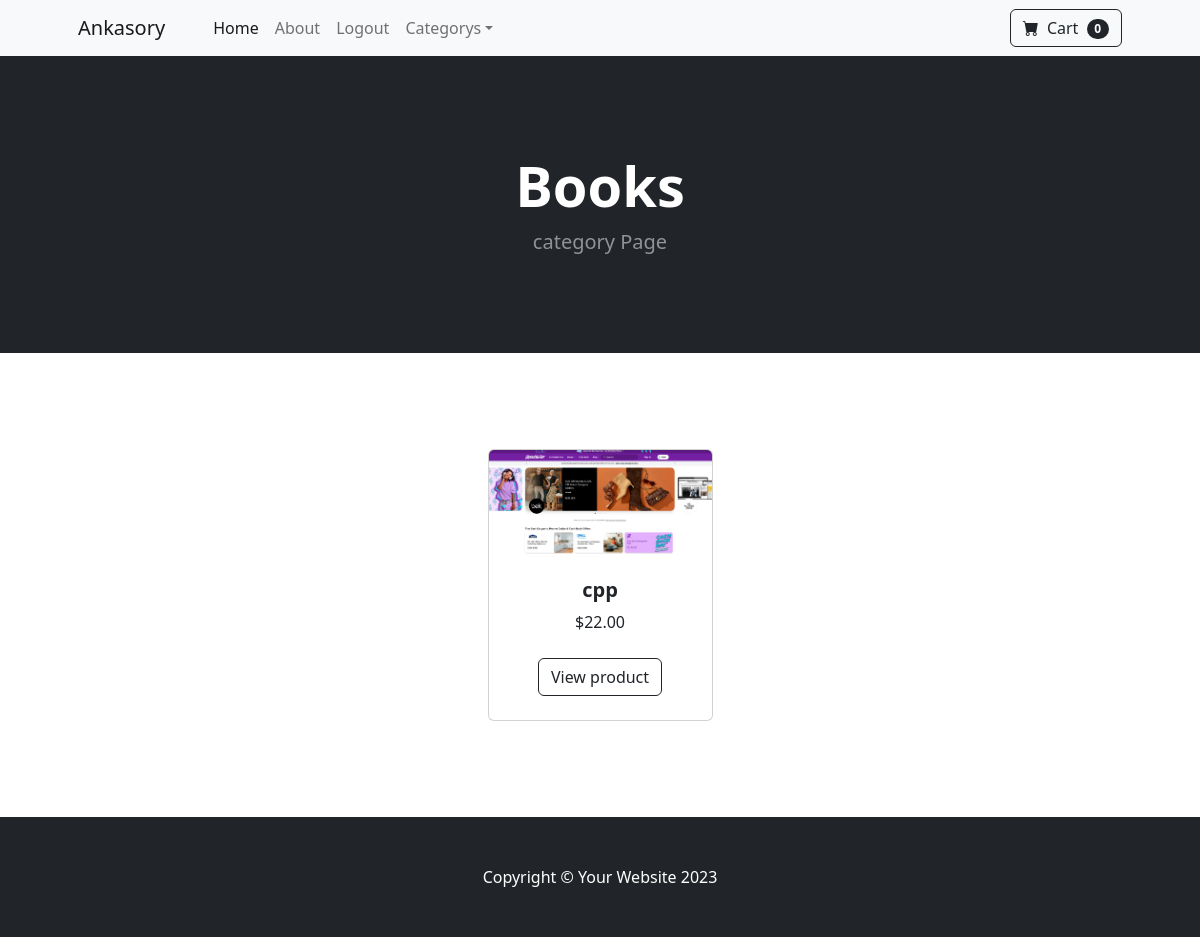
Page /category/Books (signed in) on the committed database.
### Store/models.py (models this page shows, shortened)
class Category(models.Model):
    name=models.CharField(max_length=50)
    def __str__(self):
        return self.name
    class Meta:
        verbose_name_plural = "Categories"

class Product(models.Model):
    name=models.CharField(max_length=50)
    price=models.DecimalField(default=0,decimal_places=2,max_digits=6)
    description=models.CharField(max_length=200,default='',blank=True,null=True)
    category=models.ForeignKey(Category,on_delete=models.CASCADE,default=1)
    image=models.ImageField(upload_to='uploads/product/')
    is_sale=models.BooleanField(default=False)
    sale_price=models.DecimalField(default=0,decimal_places=2,max_digits=6)

### Store/views.py (the view)
# urls.py: path('category/<str:foo>',views.category,name='category'),
def category(request, foo):
    foo=foo.replace('-', ' ')
    try:
        category=Category.objects.get(name=foo)
        products=Product.objects.filter(category=category)
        return render(request, 'category.html', {'products': products, 'category': category})
    except:
        messages.error(request, 'That Category does not exist')
        return redirect('home')

### Cart/context_processors.py (called while the page is built)
def cart(request):
    return {'cart':Cart(request)}

### Store/templates/category.html
{% extends "base.html" %} {% block content %}
<header class="bg-dark py-5">
  <div class="container px-4 px-lg-5 my-5">
    <div class="text-center text-white">
      <h1 class="display-4 fw-bolder">{{category}}</h1>
      <p class="lead fw-normal text-white-50 mb-0">
        category Page
      </p>
    </div>
  </div>
</header>
<section class="py-5">
  <div class="container px-4 px-lg-5 mt-5">
    <div
      class="row gx-4 gx-lg-5 row-cols-2 row-cols-md-3 row-cols-xl-4 justify-content-center"
    >
      {%for product in products%} {%if product.is_sale%}
      <div class="col mb-5">
        <div class="card h-100">
          <div
            class="badge bg-dark text-white position-absolute"
            style="top: 0.5rem; right: 0.5rem"
          >
            Sale
          </div>
          <img class="card-img-top" src="{{product.image.url}}" alt="..." />
          <div class="card-body p-4">
            <div class="text-center">
              <h5 class="fw-bolder">{{product.name}}</h5>
              <div
                class="d-flex justify-content-center small text-warning mb-2"
              >
                <div class="bi-star-fill"></div>
                &nbsp;&nbsp;Sale!&nbsp;&nbsp;
                <div class="bi-star-fill"></div>
              </div>
              <strike>${{product.price}}</strike>
              &nbsp; ${{product.sale_price}}
            </div>
          </div>
          <div class="card-footer p-4 pt-0 border-top-0 bg-transparent">
            <div class="text-center">
              <a
                class="btn btn-outline-dark mt-auto"
                href="{% url 'product' product.id %}"
                >View product</a
              >
            </div>
          </div>
        </div>
      </div>
      {%else%}
      <div class="col mb-5">
        <div class="card h-100">
          <img class="card-img-top" src="{{product.image.url}}" alt="..." />
          <div class="card-body p-4">
            <div class="text-center">
              <h5 class="fw-bolder">{{product.name}}</h5>
              ${{product.price}}
            </div>
          </div>
          <div class="card-footer p-4 pt-0 border-top-0 bg-transparent">
            <div class="text-center">
              <a
                class="btn btn-outline-dark mt-auto"
                href="{% url 'product' product.id %}"
                >View product</a
              >
            </div>
          </div>
        </div>
      </div>
      {%endif%} {% endfor %}
    </div>
  </div>
</section>
{% endblock %}

### rows in the picture
Category: name "Books"
Product: image (picture), name "cpp", price "22.00"
